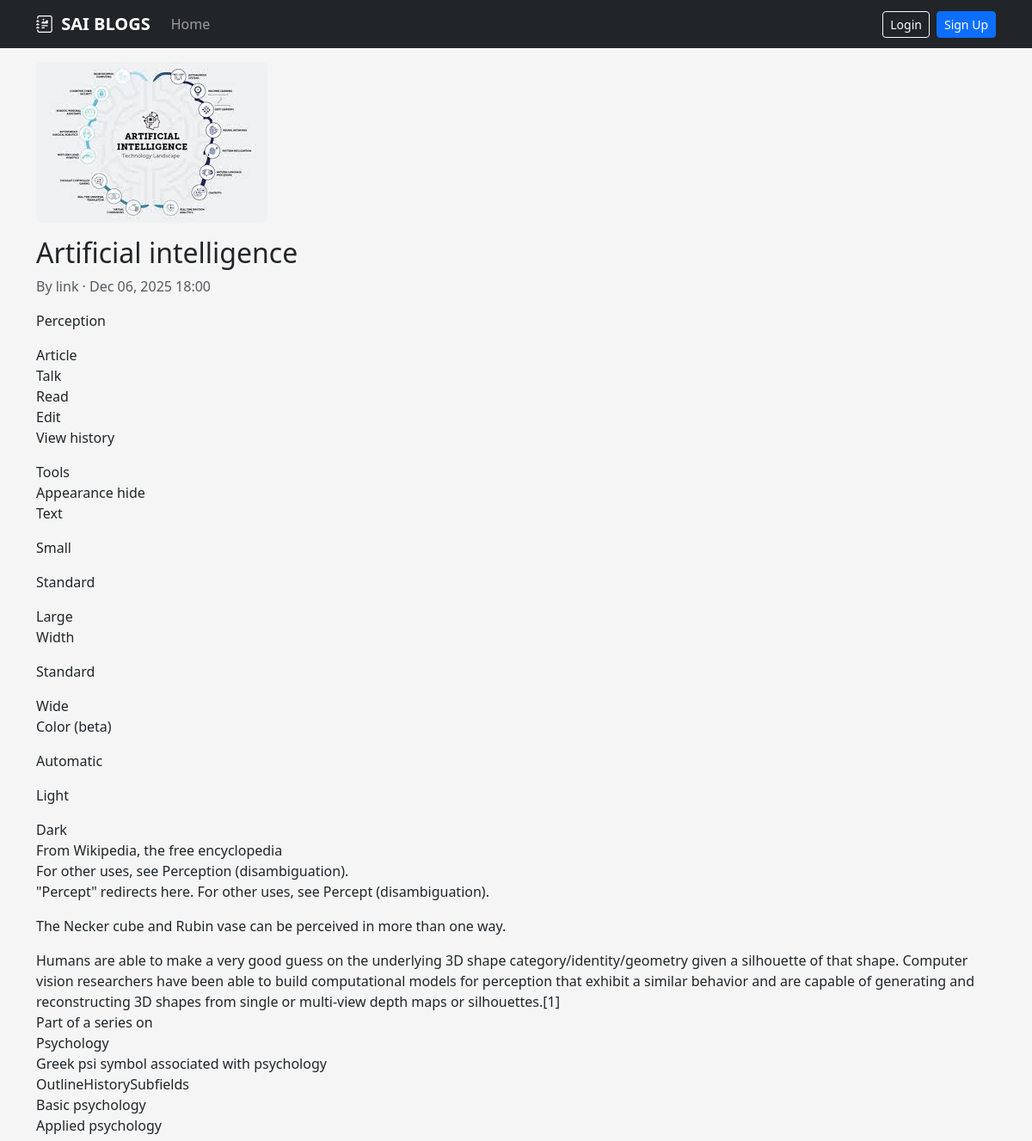
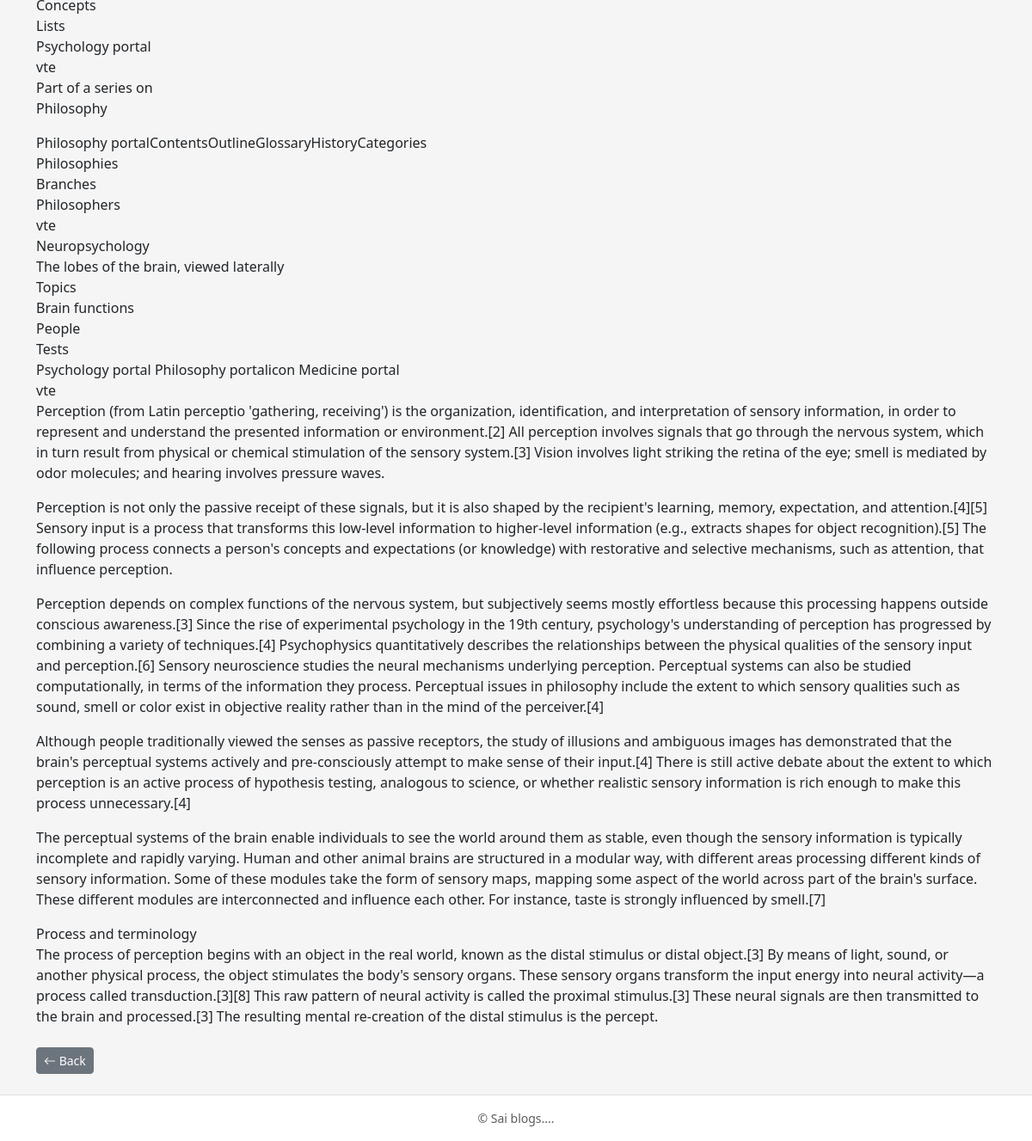
Screenshot of /post/artificial-intelligence/ with the database file from the repository (2 pictures, top to bottom).
### blog/models.py (models this page shows, shortened)
class Post(models.Model):
    author = models.ForeignKey(
        User,
        on_delete=models.CASCADE,
        related_name="posts",
    )
    title = models.CharField(max_length=200)
    slug = models.SlugField(unique=True, blank=True)        # used in URL
    excerpt = models.CharField(max_length=255, blank=True)  # short summary
    content = models.TextField()
    image = models.ImageField(
        upload_to="post_images/",
        blank=True,
        null=True,
    )  # thumbnail / icon image
    published = models.BooleanField(default=True)
    created_at = models.DateTimeField(auto_now_add=True)    # set on create
    updated_at = models.DateTimeField(auto_now=True)        # set on update
    class Meta:
        ordering = ["-created_at"]  # newest first

### blog/views.py (the view)
# urls.py: path("post/<slug:slug>/", views.post_detail, name="post_detail"),
def post_detail(request, slug):
    post = get_object_or_404(Post, slug=slug, published=True)
    return render(request, "blog/post_detail.html", {"post": post})

### blog/templates/blog/post_detail.html (shortened to what this page needs)
{% extends "base.html" %}
{% block content %}
<article class="mb-4">
  {% if post.image %}
  <div class="mb-3">
    <img
      src="{{ post.image.url }}"
      class="img-fluid rounded"
      alt="{{ post.title }}"
    >
  </div>
  {% endif %}
  <h2>{{ post.title }}</h2>
  <p class="text-muted">
    By {{ post.author.username }} · {{ post.created_at|date:"M d, Y H:i" }}
  </p>
  <div class="mb-3">
    {{ post.content|linebreaks }}
  </div>
</article>
<a href="{% url 'home' %}" class="btn btn-secondary btn-sm">
  <i class="bi bi-arrow-left"></i> Back
</a>
{% endblock %}

### blog/templates/static/css/style.css (style rules this page uses)
body { background-color: #f5f5f5; }

### rows the page displays
Post: image (picture), title "Artificial intelligence", author.username "link", created_at "Dec 06, 2025 18:00", content "Perception Article Talk Read Edit View history Tools Appearance hide Text Small Standard Large Width Standard Wide Color (beta) Automatic Light Dark From Wikipedia, the free encyclopedia For other uses, see Perception (disambiguation). \"Percept\" redirects here. For other uses, see Percept (disambiguation). The Necker cube and Rubin vase can be perceived in more than one way. Humans are able to make a very good guess on the underlying 3D shape category/identity/geometry given a silhouette of that shape. Computer vision researchers have been able to build computational models for perception that exhibit a similar behavior and are capable of generating and reconstructing 3D shapes from single…"
